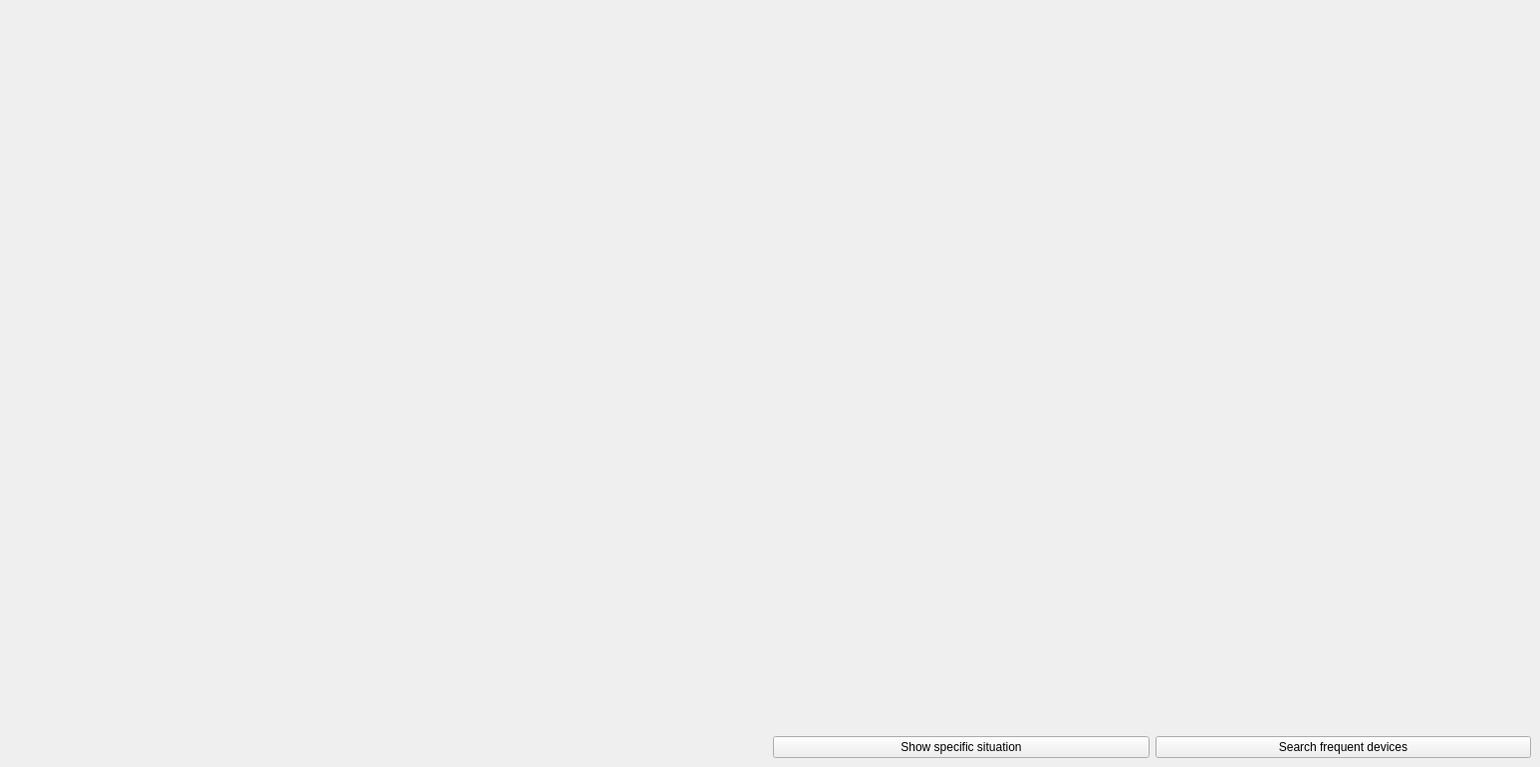
<?xml version="1.0" encoding="UTF-8"?>
<ui version="4.0">
 <class>RuntimeWindow</class>
 <widget class="QMainWindow" name="RuntimeWindow">
  <property name="geometry">
   <rect>
    <x>0</x>
    <y>0</y>
    <width>1546</width>
    <height>770</height>
   </rect>
  </property>
  <property name="minimumSize">
   <size>
    <width>1500</width>
    <height>770</height>
   </size>
  </property>
  <property name="maximumSize">
   <size>
    <width>2129</width>
    <height>769</height>
   </size>
  </property>
  <property name="windowTitle">
   <string>MainWindow</string>
  </property>
  <widget class="QWidget" name="centralwidget">
   <layout class="QGridLayout" name="gridLayout">
    <item row="0" column="0">
     <widget class="QCustomPlot" name="plot" native="true">
      <property name="sizePolicy">
       <sizepolicy hsizetype="MinimumExpanding" vsizetype="MinimumExpanding">
        <horstretch>0</horstretch>
        <verstretch>0</verstretch>
       </sizepolicy>
      </property>
      <property name="minimumSize">
       <size>
        <width>0</width>
        <height>0</height>
       </size>
      </property>
      <property name="font">
       <font>
        <weight>50</weight>
        <bold>false</bold>
       </font>
      </property>
     </widget>
    </item>
    <item row="0" column="1">
     <widget class="QCustomPlot" name="plot_2" native="true">
      <property name="sizePolicy">
       <sizepolicy hsizetype="MinimumExpanding" vsizetype="MinimumExpanding">
        <horstretch>0</horstretch>
        <verstretch>0</verstretch>
       </sizepolicy>
      </property>
     </widget>
    </item>
    <item row="1" column="0">
     <layout class="QHBoxLayout" name="horizontalLayout_2">
      <item>
       <widget class="QLabel" name="device_conn">
        <property name="text">
         <string/>
        </property>
       </widget>
      </item>
      <item>
       <widget class="QLabel" name="error">
        <property name="text">
         <string/>
        </property>
       </widget>
      </item>
     </layout>
    </item>
    <item row="1" column="1">
     <layout class="QHBoxLayout" name="horizontalLayout">
      <item>
       <widget class="QPushButton" name="specific_situation_pushButton_2">
        <property name="text">
         <string>Show specific situation</string>
        </property>
       </widget>
      </item>
      <item>
       <widget class="QPushButton" name="frequent_devices_pushButton">
        <property name="text">
         <string>Search frequent devices</string>
        </property>
       </widget>
      </item>
     </layout>
    </item>
   </layout>
  </widget>
 </widget>
 <customwidgets>
  <customwidget>
   <class>QCustomPlot</class>
   <extends>QWidget</extends>
   <header>qcustomplot.h</header>
   <container>1</container>
  </customwidget>
 </customwidgets>
 <resources/>
 <connections/>
</ui>
